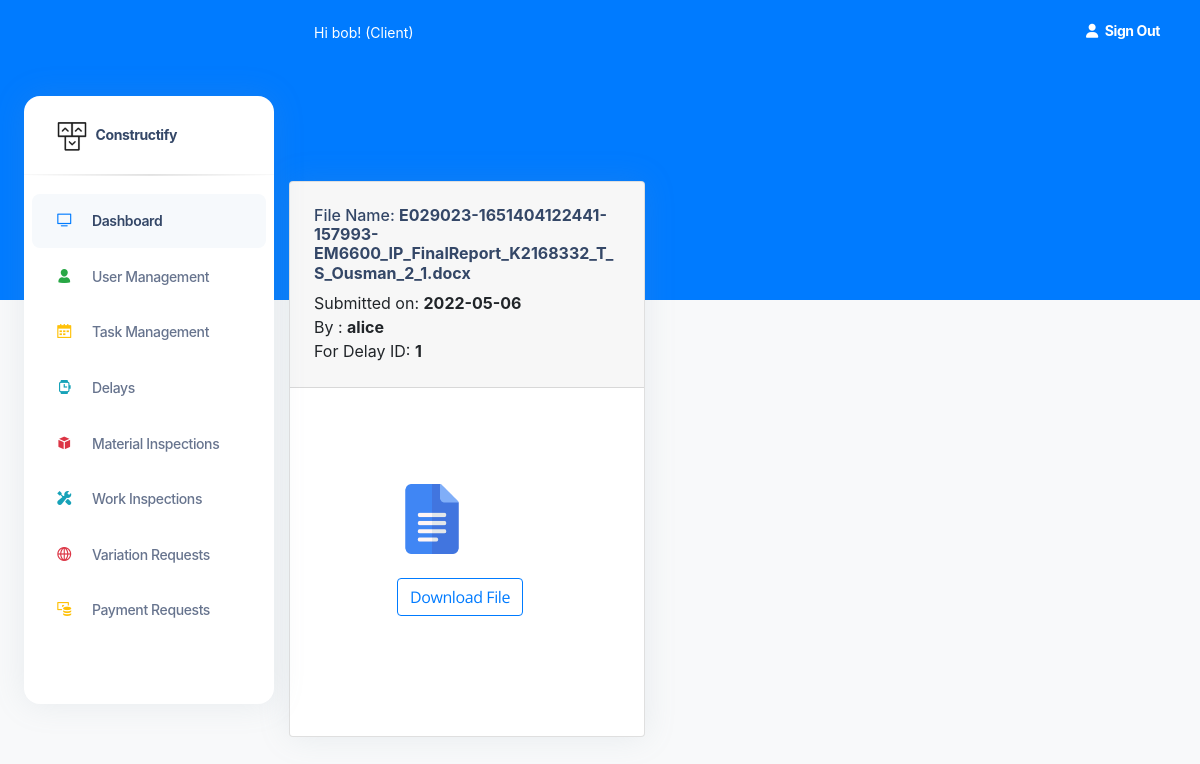
The page /EOTSubmitted/1 (signed in) on the database as committed earlier.
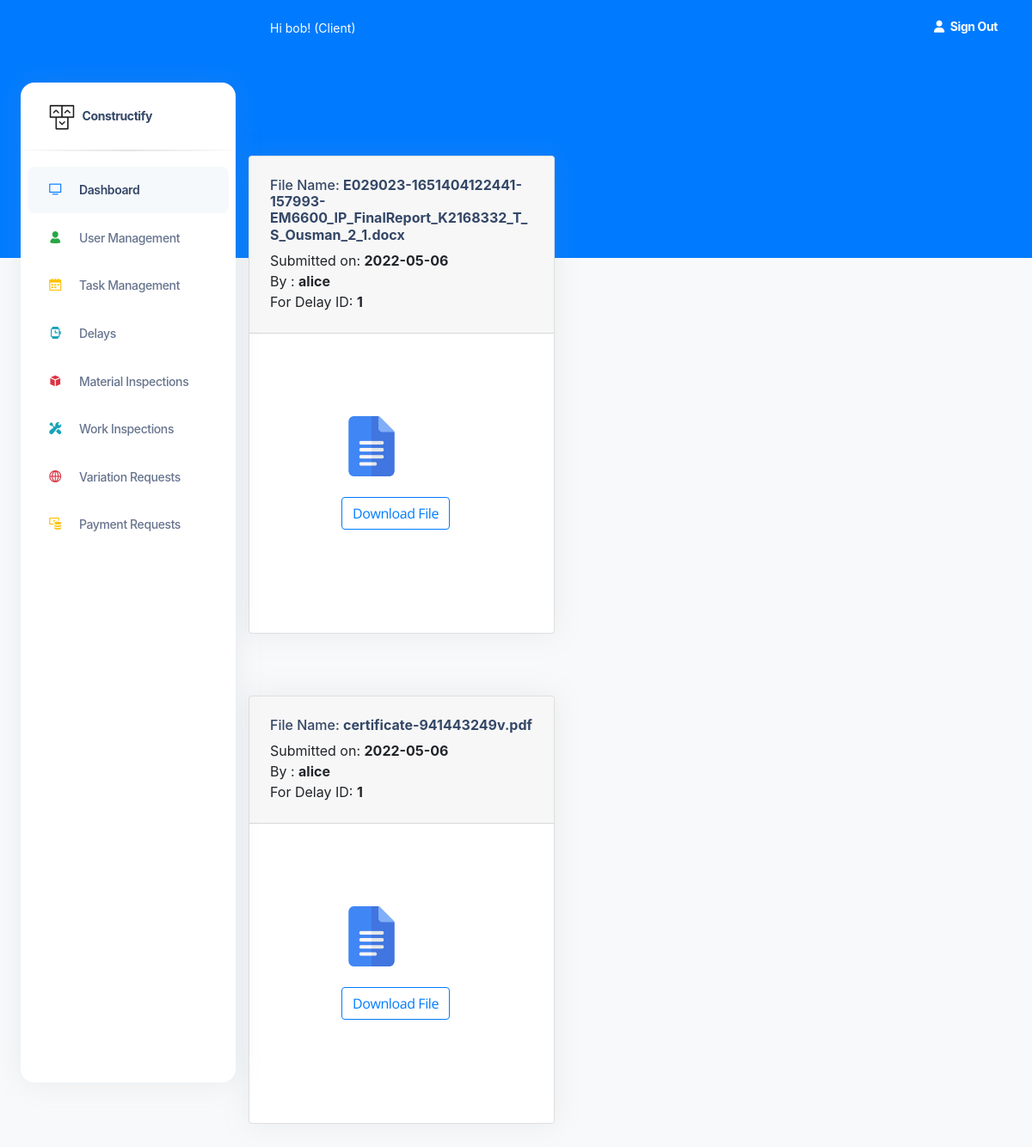
The same page on the database as committed later.
### construct/models.py (models this page shows, shortened)
class User(db.Model, UserMixin):
    id = db.Column(db.Integer(), nullable=False, primary_key=True)
    username = db.Column(db.String(length=30), nullable=False, unique=True)
    email_address = db.Column(db.String(length=50),
                              nullable=False, unique=True)
    password_hash = db.Column(db.String(length=50),
                              nullable=False, unique=True)
    role = db.Column(db.String(length=30), nullable=False, unique=False)
    contact_number = db.Column(db.String(length=30), nullable=False, unique=False)
    @property
    def password(self):
        return self.password

class EOTDocument(db.Model):
    id = db.Column(db.Integer(), nullable=False, primary_key=True)
    eot_file_name = db.Column(db.String(length=30), nullable=False)
    eot_id = db.Column(db.String(length=30), nullable=False)
    status = db.Column(db.String(length=30), nullable=False)
    submitted_date = db.Column(db.String(length=30), nullable=False)
    submitted_by=db.Column(db.String(length=30), nullable=False)

### construct/routes.py (the view)
@app.route("/EOTSubmitted/<string:passed_id>", methods=['GET', 'POST'])
@login_required
def eot_submitted_page(passed_id):
        submitted_eot= EOTDocument.query.all()
        check_if_empty="True"
        for eot in submitted_eot:
            if eot.eot_id == passed_id:
                check_if_empty="False"
                break
        page_message="EOT's Submitted by the Contractor"
        return render_template('SubmittedEOTGallery.html', submited_eot_refs=submitted_eot, passed_eot_id=str(passed_id),check_if_empty=check_if_empty)

### construct/models.py (called while the page is built)
@login_manager.user_loader
def load_user(user_id):
    return User.query.get(int(user_id))

### construct/templates/SubmittedEOTGallery.html (shortened to what this page needs)
<!DOCTYPE html>
<html lang="en">
<head>
  <link href="{{ url_for('static', filename='assets')}}/css/nucleo-icons.css" rel="stylesheet" />
  <link href="{{ url_for('static', filename='assets')}}/css/nucleo-svg.css" rel="stylesheet" />
  <link href="{{ url_for('static', filename='assets')}}/css/nucleo-svg.css" rel="stylesheet" />
  <link id="pagestyle" href="{{ url_for('static', filename='assets')}}/css/argon-dashboard.css?v=2.0.2"
    rel="stylesheet" />
  <link rel="stylesheet" type="text/css"
    href="https://stackpath.bootstrapcdn.com/bootstrap/4.2.1/css/bootstrap.min.css">
</head>
{% include 'includes/GlobalSideNavbar.html' %}
<main class="main-content position-relative border-radius-lg ">
  {% include 'includes/GlobalNavbar.html' %}
  <br><br><br><br>
  {% for eot in submited_eot_refs %}
  {% if eot.eot_id == passed_eot_id %}
  <div class="container-fluid py-4">
    <div class="row">
      <div class="col-5">
        <div class="card mb-4">
          <div class="card-header pb-0">
            <h6>File Name: <strong> {{eot.eot_file_name}}</strong></h6>
            <h7>Submitted on: <strong>{{eot.submitted_date}}</strong>  <br>
            <h7>By : <strong>{{eot.submitted_by}} </strong></h7> <br>
            <h7>For Delay ID: <strong>{{passed_eot_id}}</strong></h7> <br><br>
          </div>
          <div class="card-body px-0 pt-0 pb-2">
            <div class="col-md-8 p-lg-5 mx-auto my-5">
              <div class="table-responsive p-0">
                <img src="/static/icons/doc_icon.png" alt="User Image" width="70" height="70">
                <br><br>
                  <a class="btn btn-outline-primary" href="{{url_for('downloadeot',eot_name=eot.eot_file_name)}}" role="button">Download File</a>
              </div>
            </div>
          </div>
        </div>
      </div>
    </div>
  </div>
  {% endif %}
  {% endfor %}
  </body>
</html>

### construct/templates/includes/GlobalSideNavbar.html (shortened to what this page needs)
<body class="g-sidenav-show   bg-gray-100">
  <div class="min-height-300 bg-primary position-absolute w-100"></div>
  <aside
    class="sidenav bg-white navbar navbar-vertical navbar-expand-xs border-0 border-radius-xl my-7 fixed-start ms-4 "
    id="sidenav-main">
    <div class="sidenav-header">
      <a class="navbar-brand m-0" href="{{ url_for('DashBoard')}}">
        <img src="{{ url_for('static', filename='assets')}}/img/logo-ct-dark.png" class="navbar-brand-img h-100"
          alt="main_logo">
        <span class="ms-1 font-weight-bold">Constructify</span><br>
      </a>
    </div>
    <hr class="horizontal dark mt-0">
    <div class="collapse navbar-collapse  w-auto " id="sidenav-collapse-main">
      <ul class="navbar-nav">
        <li class="nav-item">
          <a class="nav-link active" href="{{url_for('DashBoard')}}">
            <div
              class="icon icon-shape icon-sm border-radius-md text-center me-2 d-flex align-items-center justify-content-center">
              <i class="ni ni-tv-2 text-primary text-sm opacity-10"></i>
            </div>
            <span class="nav-link-text ms-1"> Dashboard</span>
          </a>
        </li>
        {% if current_user.role == 'Client' %}
        <li class="nav-item">
          <a class="nav-link " href="{{url_for('UserManagement')}}">
            <div
              class="icon icon-shape icon-sm border-radius-md text-center me-2 d-flex align-items-center justify-content-center">
              <i class="ni ni-single-02 text-success text-sm opacity-10"></i>
            </div>
            <span class="nav-link-text ms-1">User Management</span>
          </a>
        </li>
        {% endif %}
        <li class="nav-item">
          <a class="nav-link " href="{{url_for('Taskpage')}}">
            <div
              class="icon icon-shape icon-sm border-radius-md text-center me-2 d-flex align-items-center justify-content-center">
              <i class="ni ni-calendar-grid-58 text-warning text-sm opacity-10"></i>
            </div>
            <span class="nav-link-text ms-1">Task Management</span>
          </a>
        </li>
        <li class="nav-item">
          <a class="nav-link " href="{{url_for('delaypage')}}">
            <div
              class="icon icon-shape icon-sm border-radius-md text-center me-2 d-flex align-items-center justify-content-center">
              <i class="ni ni-watch-time text-info text-sm opacity-10"></i>
            </div>
            <span class="nav-link-text ms-1">Delays</span>
          </a>
        </li>
        <li class="nav-item">
          <a class="nav-link " href="{{url_for('material_inspection_page')}}">
            <div
              class="icon icon-shape icon-sm border-radius-md text-center me-2 d-flex align-items-center justify-content-center">
              <i class="ni ni-app text-danger text-sm opacity-10"></i>
            </div>
            <span class="nav-link-text ms-1">Material Inspections</span>
          </a>
        </li>
        <li class="nav-item">
          <a class="nav-link " href="{{url_for('work_inspection_page')}}">
            <div
              class="icon icon-shape icon-sm border-radius-md text-center me-2 d-flex align-items-center justify-content-center">
              <i class="ni ni-settings text-info text-sm opacity-10"></i>
            </div>
            <span class="nav-link-text ms-1">Work Inspections</span>
          </a>
        </li>
        <li class="nav-item">
          <a class="nav-link " href="{{url_for('variation_requests_page')}}">
            <div
              class="icon icon-shape icon-sm border-radius-md text-center me-2 d-flex align-items-center justify-content-center">
              <i class="ni ni-world-2 text-danger text-sm opacity-10"></i>
            </div>
            <span class="nav-link-text ms-1">Variation Requests</span>
          </a>
        </li>
        <li class="nav-item">
          <a class="nav-link " href="{{url_for('payment_requests_page')}}">
            <div
              class="icon icon-shape icon-sm border-radius-md text-center me-2 d-flex align-items-center justify-content-center">
              <i class="ni ni-money-coins text-warning text-sm opacity-10"></i>
            </div>
            <span class="nav-link-text ms-1">Payment Requests</span>
          </a>
        </li>
      </ul>
    </div>
  </aside>
</body>

### construct/templates/includes/GlobalNavbar.html (shortened to what this page needs)
<nav class="navbar navbar-main navbar-expand-lg px-0 mx-4 shadow-none border-radius-xl " id="navbarBlur"
  data-scroll="false">
  <div class="container-fluid py-1 px-3">
    <nav aria-label="breadcrumb">
      <ol class="breadcrumb bg-transparent mb-0 pb-0 pt-1 px-0 me-sm-6 me-5">
        <li class="breadcrumb-item text-sm text-white active" aria-current="page">Hi {{current_user.username}}!
          ({{current_user.role}}) </li>
      </ol>
    </nav>
    <ul class="navbar-nav  justify-content-end">
      <li class="nav-item d-flex align-items-left">
        <a href="{{url_for('logout_page')}}" class="nav-link text-white font-weight-bold px-0">
          <i class="fa fa-user me-sm-1"></i>
          <span class="d-sm-inline d-none">Sign Out</span>
        </a>
      </li>
  </div>
</nav>

### construct/static/assets/css/nucleo-svg.css (style rules this page uses)
.icon { display: inline-block; color: #111111; height: 1em; width: 1em; }
.icon-sm { height: 0.8em; width: 0.8em; }
.icon { fill: currentColor; stroke: none; }

Rows that differ between the two databases and show on the page:
added EOTDocument: eot_file_name "certificate-941443249v.pdf", submitted_date "2022-05-06", submitted_by "alice", eot "1"
